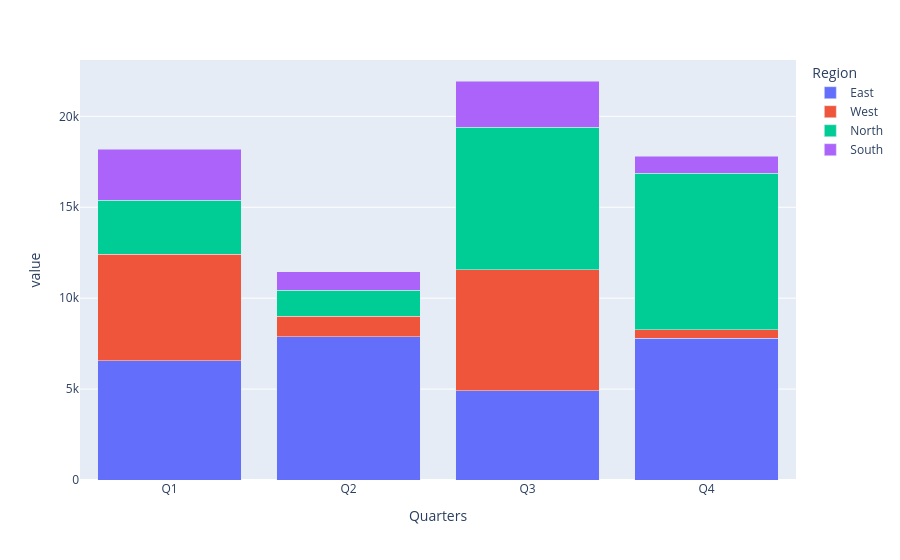

Notebook code for this chart:
### Code cell
data.plot.bar(barmode="stack")

### Figure 1 — Plotly figure (JSON) as saved in the notebook; plotly's stock layout.template omitted (floating-point values rounded to 4 significant figures)
{"data": [{"hovertemplate": "Region=East<br>Quarters=%{x}<br>value=%{y}<extra></extra>", "legendgroup": "East", "marker": {"color": "#636efa", "pattern": {"shape": ""}}, "name": "East", "orientation": "v", "showlegend": true, "textposition": "auto", "type": "bar", "x": ["Q1", "Q2", "Q3", "Q4"], "xaxis": "x", "y": [6554.0, 7886.0, 4918.0, 7787.0], "yaxis": "y"}, {"hovertemplate": "Region=West<br>Quarters=%{x}<br>value=%{y}<extra></extra>", "legendgroup": "West", "marker": {"color": "#EF553B", "pattern": {"shape": ""}}, "name": "West", "orientation": "v", "showlegend": true, "textposition": "auto", "type": "bar", "x": ["Q1", "Q2", "Q3", "Q4"], "xaxis": "x", "y": [5859.0, 1123.0, 6658.0, 463.2], "yaxis": "y"}, {"hovertemplate": "Region=North<br>Quarters=%{x}<br>value=%{y}<extra></extra>", "legendgroup": "North", "marker": {"color": "#00cc96", "pattern": {"shape": ""}}, "name": "North", "orientation": "v", "showlegend": true, "textposition": "auto", "type": "bar", "x": ["Q1", "Q2", "Q3", "Q4"], "xaxis": "x", "y": [2977.0, 1417.0, 7831.0, 8613.0], "yaxis": "y"}, {"hovertemplate": "Region=South<br>Quarters=%{x}<br>value=%{y}<extra></extra>", "legendgroup": "South", "marker": {"color": "#ab63fa", "pattern": {"shape": ""}}, "name": "South", "orientation": "v", "showlegend": true, "textposition": "auto", "type": "bar", "x": ["Q1", "Q2", "Q3", "Q4"], "xaxis": "x", "y": [2790.0, 1025.0, 2537.0, 932.2], "yaxis": "y"}], "layout": {"barmode": "stack", "legend": {"title": {"text": "Region"}, "tracegroupgap": 0}, "margin": {"t": 60}, "xaxis": {"anchor": "y", "domain": [0, 1], "title": {"text": "Quarters"}}, "yaxis": {"anchor": "x", "domain": [0, 1], "title": {"text": "value"}}}}
